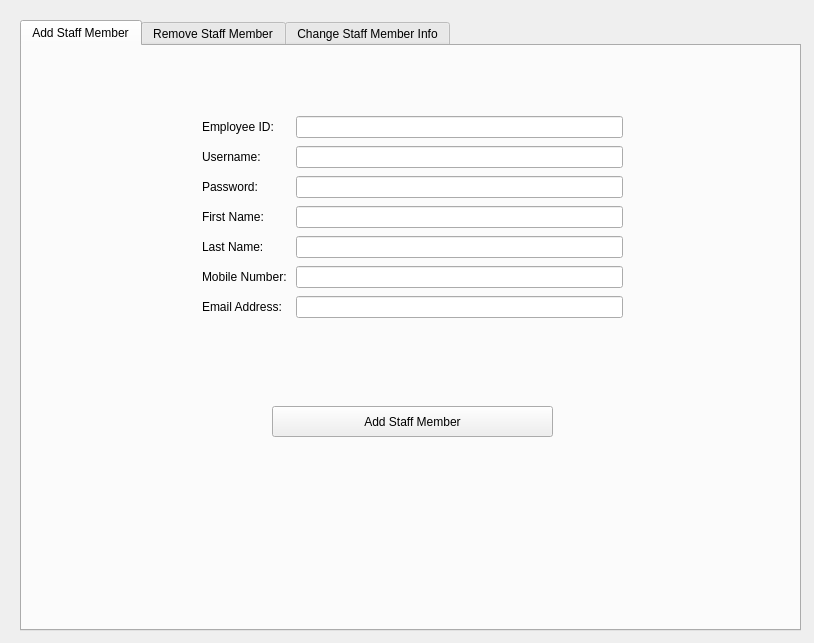
<?xml version="1.0" encoding="UTF-8"?>
<ui version="4.0">
 <class>StaffManagement</class>
 <widget class="QWidget" name="StaffManagement">
  <property name="geometry">
   <rect>
    <x>0</x>
    <y>0</y>
    <width>814</width>
    <height>643</height>
   </rect>
  </property>
  <property name="windowTitle">
   <string>Staff Member Management</string>
  </property>
  <widget class="QTabWidget" name="tabWidget">
   <property name="geometry">
    <rect>
     <x>20</x>
     <y>20</y>
     <width>781</width>
     <height>611</height>
    </rect>
   </property>
   <property name="currentIndex">
    <number>0</number>
   </property>
   <widget class="QWidget" name="add_tab">
    <attribute name="title">
     <string>Add Staff Member</string>
    </attribute>
    <widget class="QWidget" name="formLayoutWidget">
     <property name="geometry">
      <rect>
       <x>180</x>
       <y>70</y>
       <width>421</width>
       <height>221</height>
      </rect>
     </property>
     <layout class="QFormLayout" name="formLayout">
      <property name="horizontalSpacing">
       <number>6</number>
      </property>
      <property name="verticalSpacing">
       <number>8</number>
      </property>
      <item row="0" column="0">
       <widget class="QLabel" name="eid_lbl">
        <property name="text">
         <string>Employee ID: </string>
        </property>
       </widget>
      </item>
      <item row="0" column="1">
       <widget class="QLineEdit" name="eid_add_lineEdit"/>
      </item>
      <item row="1" column="0">
       <widget class="QLabel" name="uname_lbl">
        <property name="text">
         <string>Username: </string>
        </property>
       </widget>
      </item>
      <item row="1" column="1">
       <widget class="QLineEdit" name="uname_lineEdit"/>
      </item>
      <item row="2" column="0">
       <widget class="QLabel" name="pwd_lbl">
        <property name="text">
         <string>Password: </string>
        </property>
       </widget>
      </item>
      <item row="2" column="1">
       <widget class="QLineEdit" name="pwd_lineEdit"/>
      </item>
      <item row="3" column="0">
       <widget class="QLabel" name="fname_lbl">
        <property name="text">
         <string>First Name: </string>
        </property>
       </widget>
      </item>
      <item row="3" column="1">
       <widget class="QLineEdit" name="fname_lineEdit"/>
      </item>
      <item row="4" column="0">
       <widget class="QLabel" name="lname_lbl">
        <property name="text">
         <string>Last Name: </string>
        </property>
       </widget>
      </item>
      <item row="4" column="1">
       <widget class="QLineEdit" name="lname_lineEdit"/>
      </item>
      <item row="5" column="0">
       <widget class="QLabel" name="mobno_lbl">
        <property name="text">
         <string>Mobile Number: </string>
        </property>
       </widget>
      </item>
      <item row="5" column="1">
       <widget class="QLineEdit" name="mobno_lineEdit"/>
      </item>
      <item row="6" column="0">
       <widget class="QLabel" name="email_lbl">
        <property name="text">
         <string>Email Address: </string>
        </property>
       </widget>
      </item>
      <item row="6" column="1">
       <widget class="QLineEdit" name="email_lineEdit"/>
      </item>
     </layout>
    </widget>
    <widget class="QLabel" name="add_status_lbl">
     <property name="geometry">
      <rect>
       <x>229</x>
       <y>320</y>
       <width>321</width>
       <height>31</height>
      </rect>
     </property>
     <property name="font">
      <font>
       <pointsize>7</pointsize>
      </font>
     </property>
     <property name="text">
      <string/>
     </property>
     <property name="alignment">
      <set>Qt::AlignCenter</set>
     </property>
    </widget>
    <widget class="QPushButton" name="add_staff_btn">
     <property name="geometry">
      <rect>
       <x>250</x>
       <y>360</y>
       <width>281</width>
       <height>31</height>
      </rect>
     </property>
     <property name="text">
      <string>Add Staff Member</string>
     </property>
    </widget>
   </widget>
   <widget class="QWidget" name="remove_tab">
    <attribute name="title">
     <string>Remove Staff Member</string>
    </attribute>
    <widget class="QWidget" name="horizontalLayoutWidget">
     <property name="geometry">
      <rect>
       <x>250</x>
       <y>100</y>
       <width>281</width>
       <height>71</height>
      </rect>
     </property>
     <layout class="QHBoxLayout" name="horizontalLayout">
      <item>
       <widget class="QLabel" name="eid_remove_lbl">
        <property name="text">
         <string>Enter Staff Employee ID:</string>
        </property>
       </widget>
      </item>
      <item>
       <widget class="QLineEdit" name="eid_remove_lineEdit"/>
      </item>
     </layout>
    </widget>
    <widget class="QLabel" name="remove_status_lbl">
     <property name="geometry">
      <rect>
       <x>250</x>
       <y>220</y>
       <width>281</width>
       <height>31</height>
      </rect>
     </property>
     <property name="font">
      <font>
       <pointsize>7</pointsize>
      </font>
     </property>
     <property name="text">
      <string/>
     </property>
     <property name="alignment">
      <set>Qt::AlignCenter</set>
     </property>
    </widget>
    <widget class="QPushButton" name="remove_staff_btn">
     <property name="geometry">
      <rect>
       <x>250</x>
       <y>260</y>
       <width>281</width>
       <height>31</height>
      </rect>
     </property>
     <property name="text">
      <string>Remove Staff Member</string>
     </property>
    </widget>
   </widget>
   <widget class="QWidget" name="change_info_tab">
    <attribute name="title">
     <string>Change Staff Member Info</string>
    </attribute>
    <widget class="QWidget" name="horizontalLayoutWidget_2">
     <property name="geometry">
      <rect>
       <x>230</x>
       <y>30</y>
       <width>291</width>
       <height>51</height>
      </rect>
     </property>
     <layout class="QHBoxLayout" name="horizontalLayout_2">
      <item>
       <widget class="QLabel" name="eid_change_lbl">
        <property name="text">
         <string>Enter Staff Employee ID: </string>
        </property>
       </widget>
      </item>
      <item>
       <widget class="QLineEdit" name="eid_change_lineEdit"/>
      </item>
     </layout>
    </widget>
    <widget class="QLabel" name="get_staff_status_lbl">
     <property name="geometry">
      <rect>
       <x>120</x>
       <y>110</y>
       <width>391</width>
       <height>20</height>
      </rect>
     </property>
     <property name="text">
      <string/>
     </property>
     <property name="alignment">
      <set>Qt::AlignCenter</set>
     </property>
    </widget>
    <widget class="QStackedWidget" name="changeinfostackedWidget">
     <property name="geometry">
      <rect>
       <x>80</x>
       <y>130</y>
       <width>571</width>
       <height>301</height>
      </rect>
     </property>
     <property name="currentIndex">
      <number>1</number>
     </property>
     <widget class="QWidget" name="cover"/>
     <widget class="QWidget" name="main">
      <widget class="QWidget" name="verticalLayoutWidget">
       <property name="geometry">
        <rect>
         <x>50</x>
         <y>20</y>
         <width>521</width>
         <height>231</height>
        </rect>
       </property>
       <layout class="QVBoxLayout" name="verticalLayout">
        <item>
         <layout class="QHBoxLayout" name="horizontalLayout_3">
          <item>
           <widget class="QLabel" name="fname_change_lbl">
            <property name="enabled">
             <bool>true</bool>
            </property>
            <property name="text">
             <string>Please enter new first name: </string>
            </property>
           </widget>
          </item>
          <item>
           <widget class="QLineEdit" name="fname_change_lineEdit">
            <property name="enabled">
             <bool>true</bool>
            </property>
           </widget>
          </item>
         </layout>
        </item>
        <item>
         <layout class="QHBoxLayout" name="horizontalLayout_7">
          <item>
           <widget class="QLabel" name="lname_changed_lbl">
            <property name="enabled">
             <bool>true</bool>
            </property>
            <property name="text">
             <string>Please enter new last name: </string>
            </property>
           </widget>
          </item>
          <item>
           <widget class="QLineEdit" name="lname_changed_lineEdit">
            <property name="enabled">
             <bool>true</bool>
            </property>
           </widget>
          </item>
         </layout>
        </item>
        <item>
         <layout class="QHBoxLayout" name="horizontalLayout_6">
          <item>
           <widget class="QLabel" name="mobno_changed_lbl">
            <property name="enabled">
             <bool>true</bool>
            </property>
            <property name="text">
             <string>Please enter new mobile number: </string>
            </property>
           </widget>
          </item>
          <item>
           <widget class="QLineEdit" name="mobno_changed_lineEdit">
            <property name="enabled">
             <bool>true</bool>
            </property>
           </widget>
          </item>
         </layout>
        </item>
        <item>
         <layout class="QHBoxLayout" name="horizontalLayout_5">
          <item>
           <widget class="QLabel" name="email_changed_lbl">
            <property name="enabled">
             <bool>true</bool>
            </property>
            <property name="text">
             <string>Please enter new email id: </string>
            </property>
           </widget>
          </item>
          <item>
           <widget class="QLineEdit" name="email_changed_lineEdit">
            <property name="enabled">
             <bool>true</bool>
            </property>
           </widget>
          </item>
         </layout>
        </item>
       </layout>
      </widget>
      <widget class="QPushButton" name="apply_changes_btn">
       <property name="enabled">
        <bool>true</bool>
       </property>
       <property name="geometry">
        <rect>
         <x>200</x>
         <y>269</y>
         <width>211</width>
         <height>31</height>
        </rect>
       </property>
       <property name="text">
        <string>Apply Changes</string>
       </property>
      </widget>
     </widget>
    </widget>
    <widget class="QPushButton" name="get_details_btn">
     <property name="geometry">
      <rect>
       <x>240</x>
       <y>100</y>
       <width>281</width>
       <height>31</height>
      </rect>
     </property>
     <property name="text">
      <string>Get Staff Member Details</string>
     </property>
    </widget>
    <widget class="QLabel" name="apply_msg_lbl">
     <property name="geometry">
      <rect>
       <x>250</x>
       <y>460</y>
       <width>281</width>
       <height>31</height>
      </rect>
     </property>
     <property name="font">
      <font>
       <pointsize>7</pointsize>
      </font>
     </property>
     <property name="text">
      <string/>
     </property>
     <property name="alignment">
      <set>Qt::AlignCenter</set>
     </property>
    </widget>
    <zorder>changeinfostackedWidget</zorder>
    <zorder>horizontalLayoutWidget_2</zorder>
    <zorder>get_staff_status_lbl</zorder>
    <zorder>get_details_btn</zorder>
    <zorder>apply_msg_lbl</zorder>
   </widget>
  </widget>
 </widget>
 <resources/>
 <connections/>
</ui>
